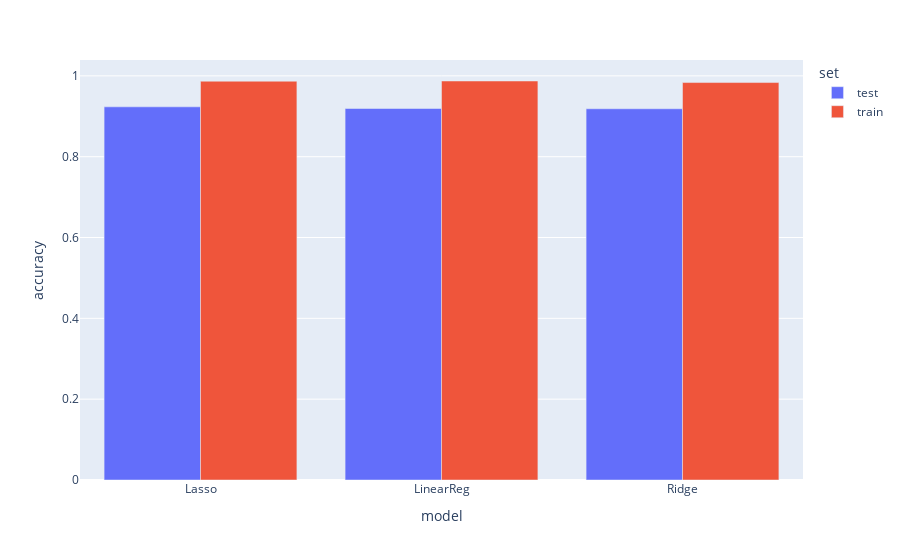

Notebook code for this chart:
### Code cell
px.bar(out, x = 'model', y= 'accuracy', color = 'set', barmode="group")

### Figure 1 — Plotly figure (JSON) as saved in the notebook; plotly's stock layout.template omitted (floating-point values rounded to 4 significant figures)
{"data": [{"alignmentgroup": "True", "hovertemplate": "set=test<br>model=%{x}<br>accuracy=%{y}<extra></extra>", "legendgroup": "test", "marker": {"color": "#636efa", "pattern": {"shape": ""}}, "name": "test", "offsetgroup": "test", "orientation": "v", "showlegend": true, "textposition": "auto", "type": "bar", "x": ["Lasso", "LinearReg", "Ridge"], "xaxis": "x", "y": [0.9234, 0.9192, 0.9186], "yaxis": "y"}, {"alignmentgroup": "True", "hovertemplate": "set=train<br>model=%{x}<br>accuracy=%{y}<extra></extra>", "legendgroup": "train", "marker": {"color": "#EF553B", "pattern": {"shape": ""}}, "name": "train", "offsetgroup": "train", "orientation": "v", "showlegend": true, "textposition": "auto", "type": "bar", "x": ["LinearReg", "Lasso", "Ridge"], "xaxis": "x", "y": [0.9873, 0.9868, 0.9834], "yaxis": "y"}], "layout": {"barmode": "group", "legend": {"title": {"text": "set"}, "tracegroupgap": 0}, "margin": {"t": 60}, "xaxis": {"anchor": "y", "domain": [0, 1], "title": {"text": "model"}}, "yaxis": {"anchor": "x", "domain": [0, 1], "title": {"text": "accuracy"}}}}
